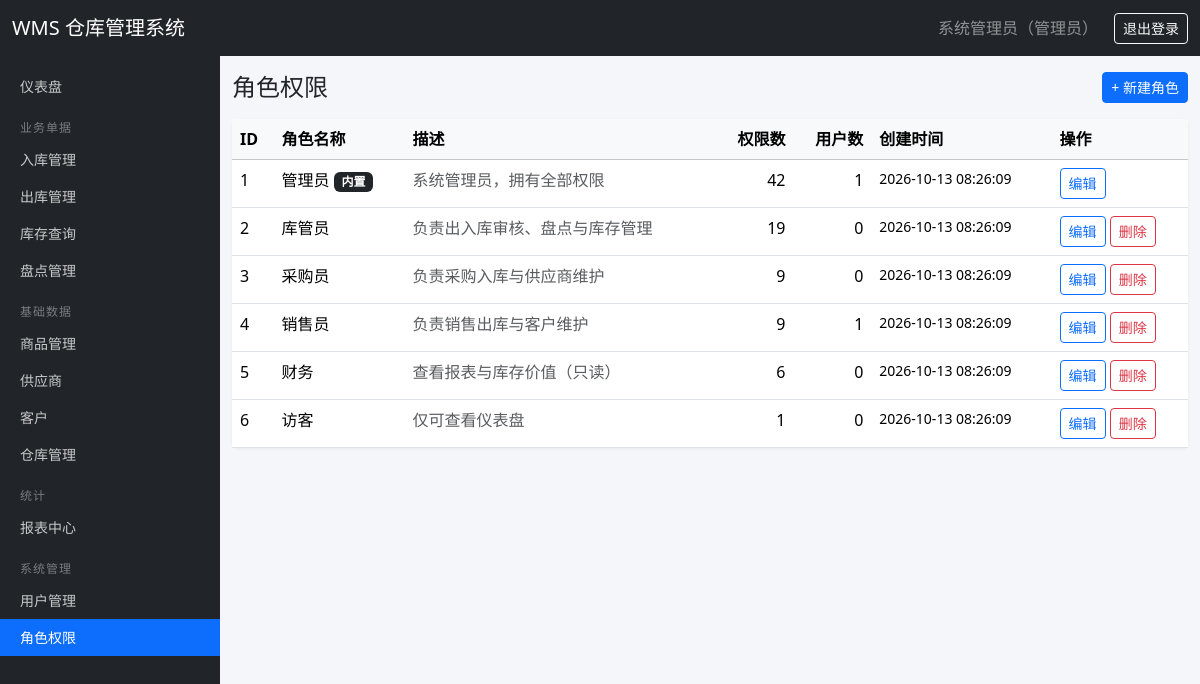
Screenshot of /roles/ (signed in) with the database file from the repository.
### tables this page shows
CREATE TABLE users (
    id INTEGER PRIMARY KEY AUTOINCREMENT,
    username TEXT UNIQUE NOT NULL,
    password_hash TEXT NOT NULL,
    real_name TEXT DEFAULT '',
    email TEXT DEFAULT '',
    phone TEXT DEFAULT '',
    is_active INTEGER DEFAULT 1,
    created_at TEXT DEFAULT (datetime('now', 'localtime'))
);

CREATE TABLE roles (
    id INTEGER PRIMARY KEY AUTOINCREMENT,
    name TEXT UNIQUE NOT NULL,
    description TEXT DEFAULT '',
    created_at TEXT DEFAULT (datetime('now', 'localtime'))
);

### routes/role.py (the view)
@bp.route('/')
@permission_required('role:view')
def index():
    roles = get_db().execute(
        '''SELECT r.*,
                  (SELECT COUNT(*) FROM role_permissions rp WHERE rp.role_id = r.id) AS perm_count,
                  (SELECT COUNT(*) FROM user_roles ur WHERE ur.role_id = r.id) AS user_count
           FROM roles r ORDER BY r.id''').fetchall()
    return render_template('roles.html', roles=roles, admin_role_id=ADMIN_ROLE_ID)

### auth.py (called while the page is built)
def load_user_permissions(user_id):
    rows = get_db().execute(
        '''SELECT DISTINCT p.code FROM permissions p
           JOIN role_permissions rp ON rp.permission_id = p.id
           JOIN user_roles ur ON ur.role_id = rp.role_id
           WHERE ur.user_id = ?''', (user_id,)).fetchall()
    return {r['code'] for r in rows}

@login_manager.user_loader
def load_user(user_id):
    row = get_db().execute('SELECT * FROM users WHERE id = ?', (user_id,)).fetchone()
    if row is None or not row['is_active']:
        return None
    return User(row, load_user_permissions(row['id']))

def permission_required(code):
    def decorator(view):
        @wraps(view)
        def wrapped(*args, **kwargs):
            if not current_user.is_authenticated:
                return login_manager.unauthorized()
            if not current_user.has_perm(code):
                abort(403)
            return view(*args, **kwargs)
        return wrapped
    return decorator

    @property
    def is_active(self):
        return self._active

    def has_perm(self, code):
        return code in self.permissions

    def role_names(self):
        rows = get_db().execute(
            '''SELECT r.name FROM roles r
               JOIN user_roles ur ON ur.role_id = r.id
               WHERE ur.user_id = ?''', (self.id,)).fetchall()
        return '、'.join(r['name'] for r in rows) or '未分配角色'

### db.py (called while the page is built)
def get_db():
    if 'db' not in g:
        g.db = sqlite3.connect(current_app.config['DATABASE'])
        g.db.row_factory = sqlite3.Row
        g.db.execute('PRAGMA foreign_keys = ON')
    return g.db

### templates/roles.html (shortened to what this page needs)
{% extends 'base.html' %}
{% block content %}
<div class="d-flex justify-content-between align-items-center mb-3">
  <h4 class="mb-0">角色权限</h4>
  {% if current_user.has_perm('role:create') %}
  <a href="{{ url_for('role.create') }}" class="btn btn-primary btn-sm">+ 新建角色</a>
  {% endif %}
</div>
<div class="card">
  <div class="card-body p-0">
    <table class="table table-hover mb-0">
      <thead class="table-light">
        <tr><th>ID</th><th>角色名称</th><th>描述</th><th class="text-end">权限数</th><th class="text-end">用户数</th><th>创建时间</th><th>操作</th></tr>
      </thead>
      <tbody>
        {% for r in roles %}
        <tr>
          <td>{{ r['id'] }}</td>
          <td>
            {{ r['name'] }}
            {% if r['id'] == admin_role_id %}<span class="badge bg-dark">内置</span>{% endif %}
          </td>
          <td class="text-muted">{{ r['description'] }}</td>
          <td class="text-end">{{ r['perm_count'] }}</td>
          <td class="text-end">{{ r['user_count'] }}</td>
          <td class="small">{{ r['created_at'] }}</td>
          <td class="text-nowrap">
            {% if current_user.has_perm('role:edit') %}
            <a href="{{ url_for('role.edit', rid=r['id']) }}" class="btn btn-sm btn-outline-primary">编辑</a>
            {% endif %}
            {% if current_user.has_perm('role:delete') and r['id'] != admin_role_id %}
            <form method="post" action="{{ url_for('role.delete', rid=r['id']) }}" class="d-inline" onsubmit="return confirmDelete('确认删除角色 {{ r['name'] }}？')">
              <button type="submit" class="btn btn-sm btn-outline-danger">删除</button>
            </form>
            {% endif %}
          </td>
        </tr>
        {% endfor %}
      </tbody>
    </table>
  </div>
</div>
{% endblock %}

### templates/base.html (shortened to what this page needs)
<!doctype html>
<html lang="zh-CN">
<head>
  <link href="https://cdn.jsdelivr.net/npm/bootstrap@5.3.3/dist/css/bootstrap.min.css" rel="stylesheet">
  <link rel="stylesheet" href="{{ url_for('static', filename='css/style.css') }}">
</head>
<body>
<nav class="navbar navbar-dark bg-dark fixed-top">
  <div class="container-fluid">
    <a class="navbar-brand" href="{{ url_for('dashboard.index') }}">WMS 仓库管理系统</a>
    <div class="d-flex align-items-center text-white-50">
      {% if current_user.is_authenticated %}
        <span class="me-3">{{ current_user.real_name or current_user.username }}（{{ current_user.role_names() }}）</span>
        <a class="btn btn-sm btn-outline-light" href="{{ url_for('auth.logout') }}">退出登录</a>
      {% else %}
        <a class="btn btn-sm btn-outline-light" href="{{ url_for('auth.login') }}">登录</a>
      {% endif %}
    </div>
  </div>
</nav>
{% if current_user.is_authenticated %}
<nav class="sidebar">
  <ul class="nav flex-column">
    <li class="nav-item">
      <a class="nav-link {{ 'active' if request.blueprint == 'dashboard' }}" href="{{ url_for('dashboard.index') }}">仪表盘</a>
    </li>
    {% if current_user.has_perm('stock_in:view') or current_user.has_perm('stock_out:view') or current_user.has_perm('inventory:view') or current_user.has_perm('stock_check:view') %}
    <li class="menu-header">业务单据</li>
      {% if current_user.has_perm('stock_in:view') %}
      <li class="nav-item"><a class="nav-link {{ 'active' if request.blueprint == 'stock_in' }}" href="{{ url_for('stock_in.index') }}">入库管理</a></li>
      {% endif %}
      {% if current_user.has_perm('stock_out:view') %}
      <li class="nav-item"><a class="nav-link {{ 'active' if request.blueprint == 'stock_out' }}" href="{{ url_for('stock_out.index') }}">出库管理</a></li>
      {% endif %}
      {% if current_user.has_perm('inventory:view') %}
      <li class="nav-item"><a class="nav-link {{ 'active' if request.blueprint == 'inventory' }}" href="{{ url_for('inventory.index') }}">库存查询</a></li>
      {% endif %}
      {% if current_user.has_perm('stock_check:view') %}
      <li class="nav-item"><a class="nav-link {{ 'active' if request.blueprint == 'stock_check' }}" href="{{ url_for('stock_check.index') }}">盘点管理</a></li>
      {% endif %}
    {% endif %}
    {% if current_user.has_perm('product:view') or current_user.has_perm('supplier:view') or current_user.has_perm('customer:view') or current_user.has_perm('warehouse:view') %}
    <li class="menu-header">基础数据</li>
      {% if current_user.has_perm('product:view') %}
      <li class="nav-item"><a class="nav-link {{ 'active' if request.blueprint == 'product' }}" href="{{ url_for('product.index') }}">商品管理</a></li>
      {% endif %}
      {% if current_user.has_perm('supplier:view') %}
      <li class="nav-item"><a class="nav-link {{ 'active' if request.blueprint == 'supplier' }}" href="{{ url_for('supplier.index') }}">供应商</a></li>
      {% endif %}
      {% if current_user.has_perm('customer:view') %}
      <li class="nav-item"><a class="nav-link {{ 'active' if request.blueprint == 'customer' }}" href="{{ url_for('customer.index') }}">客户</a></li>
      {% endif %}
      {% if current_user.has_perm('warehouse:view') %}
      <li class="nav-item"><a class="nav-link {{ 'active' if request.blueprint == 'warehouse' }}" href="{{ url_for('warehouse.index') }}">仓库管理</a></li>
      {% endif %}
    {% endif %}
    {% if current_user.has_perm('report:view') %}
    <li class="menu-header">统计</li>
    <li class="nav-item"><a class="nav-link {{ 'active' if request.blueprint == 'report' }}" href="{{ url_for('report.index') }}">报表中心</a></li>
    {% endif %}
    {% if current_user.has_perm('user:view') or current_user.has_perm('role:view') %}
    <li class="menu-header">系统管理</li>
      {% if current_user.has_perm('user:view') %}
      <li class="nav-item"><a class="nav-link {{ 'active' if request.blueprint == 'user' }}" href="{{ url_for('user.index') }}">用户管理</a></li>
      {% endif %}
      {% if current_user.has_perm('role:view') %}
      <li class="nav-item"><a class="nav-link {{ 'active' if request.blueprint == 'role' }}" href="{{ url_for('role.index') }}">角色权限</a></li>
      {% endif %}
    {% endif %}
  </ul>
</nav>
{% endif %}
<main class="{{ 'with-sidebar' if current_user.is_authenticated else 'no-sidebar' }}">
  <div class="container-fluid py-3">
    {% block content %}{% endblock %}
  </div>
</main>
</body>
</html>

### static/css/style.css (style rules this page uses)
body { padding-top: 56px; background-color: #f5f6fa; }
.sidebar { position: fixed; top: 56px; left: 0; bottom: 0; width: 220px; background: #212529; overflow-y: auto; padding: 12px 0; z-index: 1000; }
.sidebar .nav-link { color: rgba(255, 255, 255, 0.75); padding: 8px 20px; font-size: 14px; }
.sidebar .nav-link.active { color: #fff; background: #0d6efd; }
.sidebar .menu-header { color: rgba(255, 255, 255, 0.4); font-size: 12px; padding: 14px 20px 4px; text-transform: uppercase; letter-spacing: 1px; }
main.with-sidebar { margin-left: 220px; }
.card { border: none; box-shadow: 0 1px 3px rgba(0, 0, 0, 0.06); }

### rows the page displays
users: real_name "系统管理员"
roles: role_names "管理员", id "1", name "管理员", shows "内置", description "系统管理员，拥有全部权限", perm_count "42", user_count "1", created_at "2026-10-13 08:26:09"
roles: id "2", name "库管员", description "负责出入库审核、盘点与库存管理", perm_count "19", user_count "0", created_at "2026-10-13 08:26:09"
roles: id "3", name "采购员", description "负责采购入库与供应商维护", perm_count "9", user_count "0", created_at "2026-10-13 08:26:09"
roles: id "4", name "销售员", description "负责销售出库与客户维护", perm_count "9", user_count "1", created_at "2026-10-13 08:26:09"
roles: id "5", name "财务", description "查看报表与库存价值（只读）", perm_count "6", user_count "0", created_at "2026-10-13 08:26:09"
roles: id "6", name "访客", description "仅可查看仪表盘", perm_count "1", user_count "0", created_at "2026-10-13 08:26:09"
